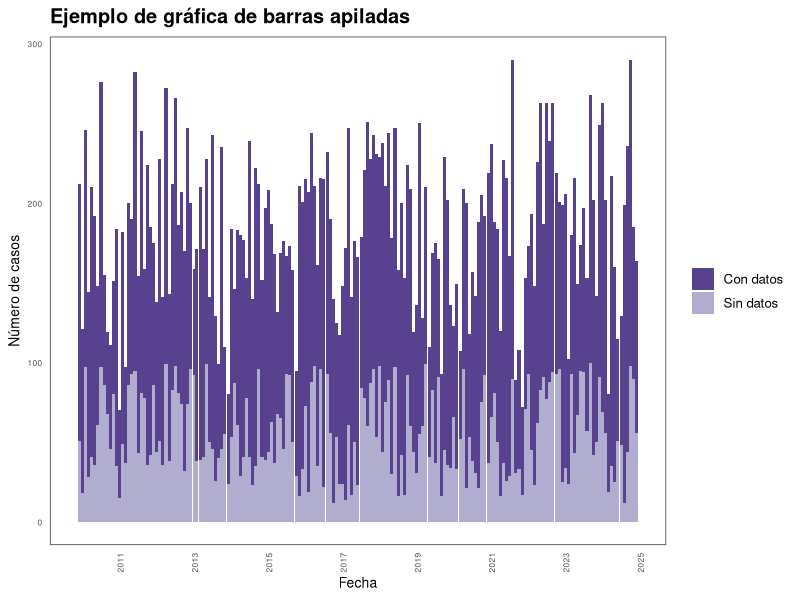
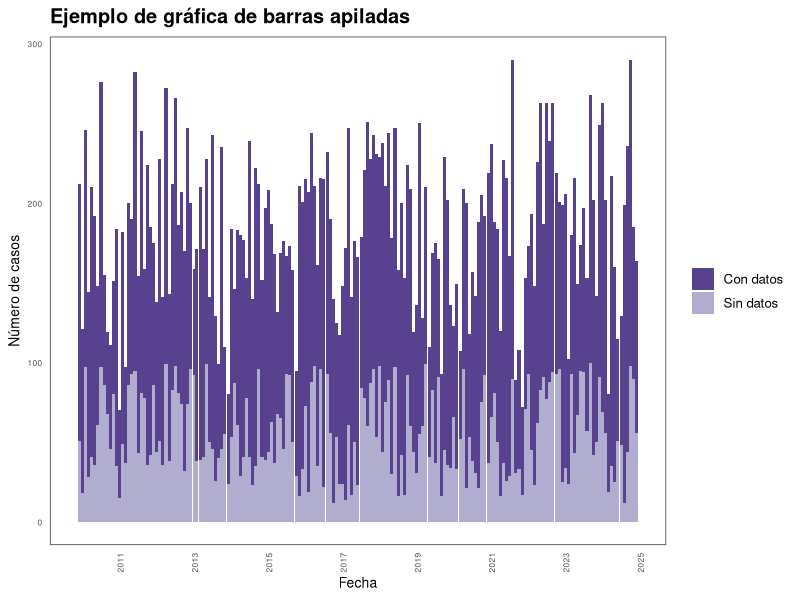
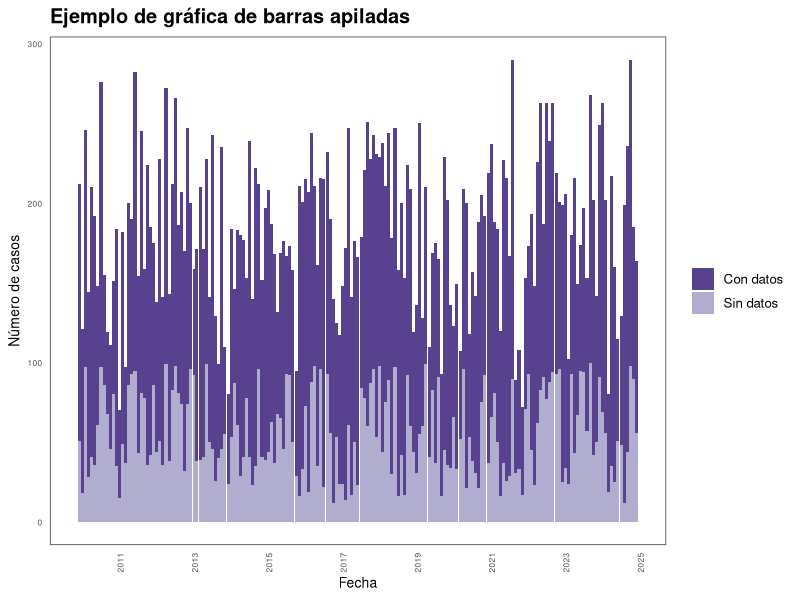

Generate these figures, in order, with R:
library(tidyverse)
library(lubridate)
library(ggplot2)
library(svglite)
library(systemfonts)

# Crear fechas mensuales
fecha <- seq(as.Date("2010-01-01"), as.Date("2025-01-01"), by = "months")

# Crear datos de ejemplo para cada indicador
datos_con <- tibble(
  fecha = fecha,
  indicador = "Con datos",
  valor = round(runif(length(fecha), 50, 200)),
  estado = "Jalisco"
)

datos_sin <- tibble(
  fecha = fecha,
  indicador = "Sin datos",
  valor = round(runif(length(fecha), 10, 100)),
  estado = "Jalisco"
)

# Unir ambos
datos <- bind_rows(datos_con, datos_sin)

# Crear variable de mes
datos <- datos %>%
  mutate(mes = floor_date(fecha, "month"))

# Resumir por mes e indicador
datos_sum <- datos %>%
  group_by(mes, indicador) %>%
  summarise(valor = sum(valor), .groups = "drop")

# Tema personalizado
theme_personalizado <- theme_minimal(base_size = 12) +
  theme(
    plot.title = element_text(face = "bold"),
    axis.text.x = element_text(angle = 90, hjust = 1, size = 6),
    axis.text.y = element_text(size = 6),
    axis.title = element_text(size = 10),
    panel.border = element_rect(color = "gray20", fill = NA, linewidth = 0.5),
    axis.ticks = element_blank(),
    panel.grid = element_blank(),
    legend.position = "right"
  )

# Crear gráfica
grafica <- ggplot(datos_sum, aes(x = mes, y = valor, fill = indicador)) +
  geom_col(position = "stack", width = 30) +
  scale_fill_manual(values = c("Con datos" = "#584290", "Sin datos" = "#b1adcf")) +
  labs(
    title = "Ejemplo de gráfica de barras apiladas",
    x = "Fecha",
    y = "Número de casos",
    fill = NULL
  ) +
  scale_x_date(date_breaks = "2 years", date_labels = "%Y") +
  theme_personalizado

grafica

# Crear carpeta
dir.create("~/Desktop/plantillas/rstudio/barras_tendencias", recursive = TRUE, showWarnings = FALSE)

# Guardar archivos
ggsave("~/Desktop/plantillas/rstudio/barras_tendencias/barras_tendencias.png",
       plot = grafica, width = 10, height = 5, dpi = 300)

ggsave("~/Desktop/plantillas/rstudio/barras_tendencias/barras_tendencias.svg",
       plot = grafica, width = 10, height = 5, dpi = 300)
